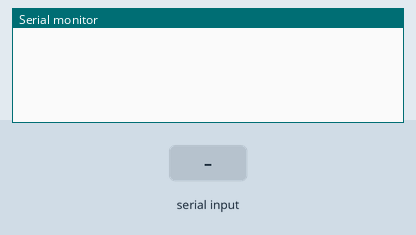
Bench run of a sketch on a simulated Arduino Leonardo, built with avr-gcc and run on an emulated ATmega32U4. Parts: the last lines printed to the serial monitor. The inputs (shaded band) are chosen by the test bench. USB keyboard and mouse output is not drawn.

Above: at 1.2 s.
1.3 s: "<mouse_move>" received over Serial
At 1.9 s:
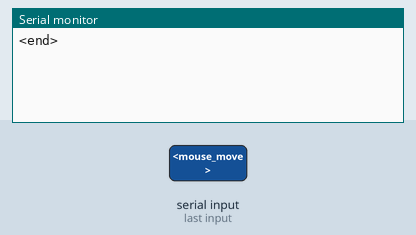
2.8 s: "<mouse_click>" received over Serial
At 4.2 s:
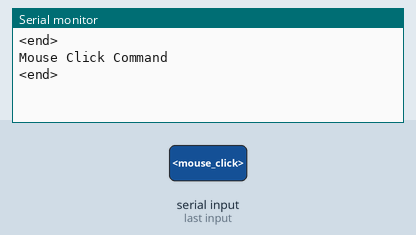

Measured:
- after the input at 1.3 s, the serial monitor: prints a new line at once (image 1)
- after the input at 2.8 s, the serial monitor: prints a new line at once (image 2)

The sketch:

main.ino
```cpp
#include <Keyboard.h>
#include <Mouse.h>
#include <math.h>

char receivedChar;
const byte numChars = 32;
const unsigned long DURATION = 2000;
char receivedChars[numChars][numChars];
boolean newData = false;
unsigned long old_time = 0;
unsigned long new_time = 0;
int dx = 0;
int dy = 0;
int rmx = 0;
int rmy = 0;
int sx = 0;
int sy = 0;
unsigned long dt = 0;
unsigned long st = 0;

void setup() {
    Serial.begin(9600);
    Keyboard.begin();
    Mouse.begin();
    for (int idx = 0; idx < numChars; ++idx) {
        receivedChars[idx][0] = '\0';
    }
}

void recvWithStartEndMarkers() {
    static boolean recvInProgress = false;
    static byte ndx = 0;
    static byte mdx = 0;
    char startMarker = '<';
    char endMarker = '>';
    char seperator = ',';
    char rc;

    while (Serial.available() > 0 && newData == false) {
        rc = Serial.read();

        if (recvInProgress == true) {
            if (rc == seperator) {
                receivedChars[mdx][ndx] = '\0'; // terminate the string
                ndx = 0;
                mdx++;
                if (mdx >= numChars) {
                    mdx = numChars - 1;
                }
            } else if (rc != endMarker) {
                receivedChars[mdx][ndx] = rc;
                ndx++;
                if (ndx >= numChars) {
                    ndx = numChars - 1;
                }
            } else {
                receivedChars[mdx][ndx] = '\0'; // terminate the string
                recvInProgress = false;
                mdx = 0;
                ndx = 0;
                newData = true;
            }
        } else if (rc == startMarker) {
            recvInProgress = true;
        }
    }
}

void evalData() {
    if (newData == true) {
        // Serial.println("Input: ");
        // int i = 0;

        // while (receivedChars[i][0] != '\0') {
        //     Serial.println(receivedChars[i]);
        //     i++;
        // }

        if (String(receivedChars[0]) == "mouse_move") {
            old_time = millis();

            String x(receivedChars[1]);
            String y(receivedChars[2]);

            sx = 0;
            sy = 0;
            st = 0;
            // Serial.println("mouse_move");
            // Serial.println(x);
            // Serial.println(y);
            Mouse.move(x.toInt(), y.toInt(), 0);
        } else if (String(receivedChars[0]) == "mouse_click") {
            Serial.println("Mouse Click Command");
            Serial.println(receivedChars[1]);
        }

        // Keyboard.print(receivedChars);
        for (int idx = 0; idx < numChars; ++idx) {
            receivedChars[idx][0] = '\0';
        }
        newData = false;
        Serial.println("<end>");
    }
}

void loop() {
    recvWithStartEndMarkers();
    evalData();
}
```
